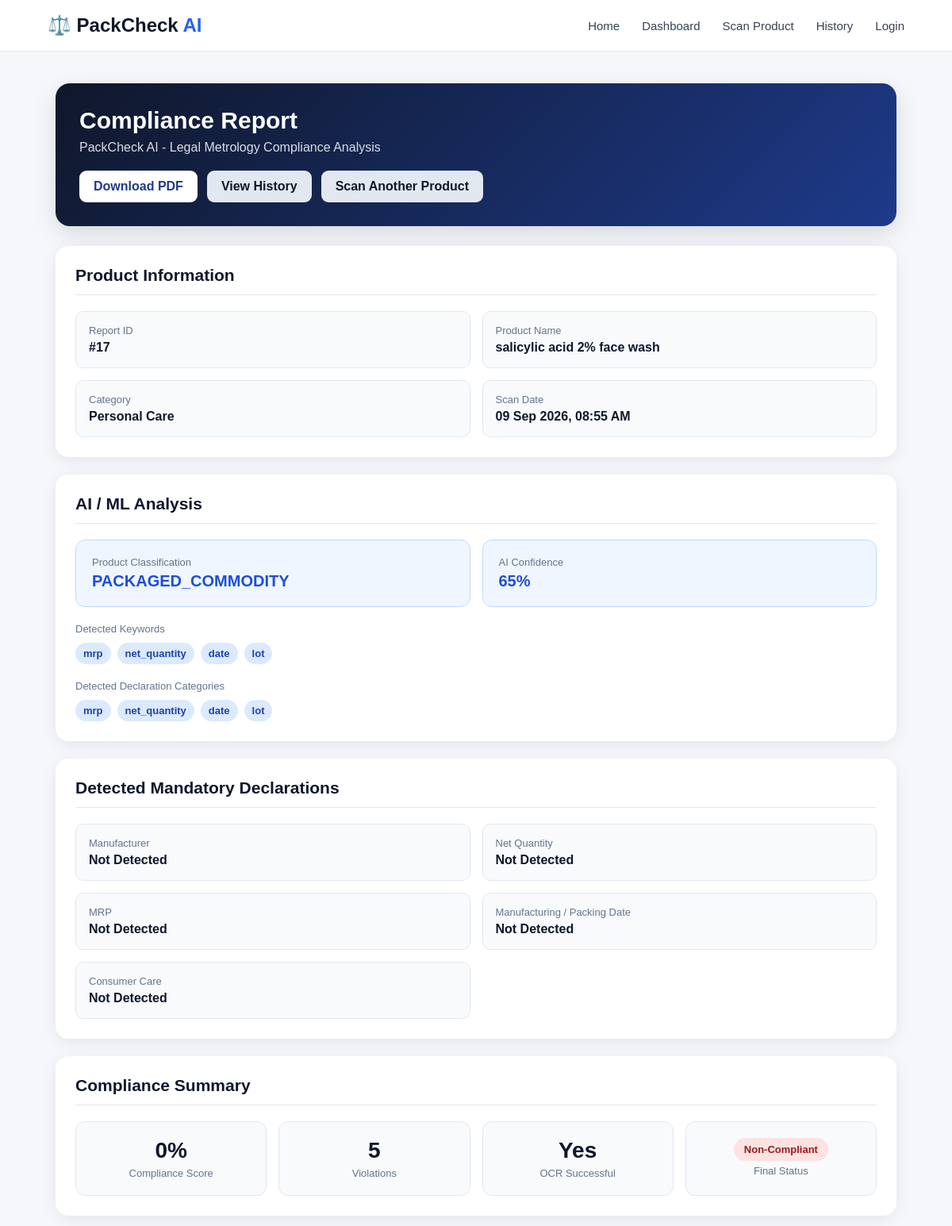
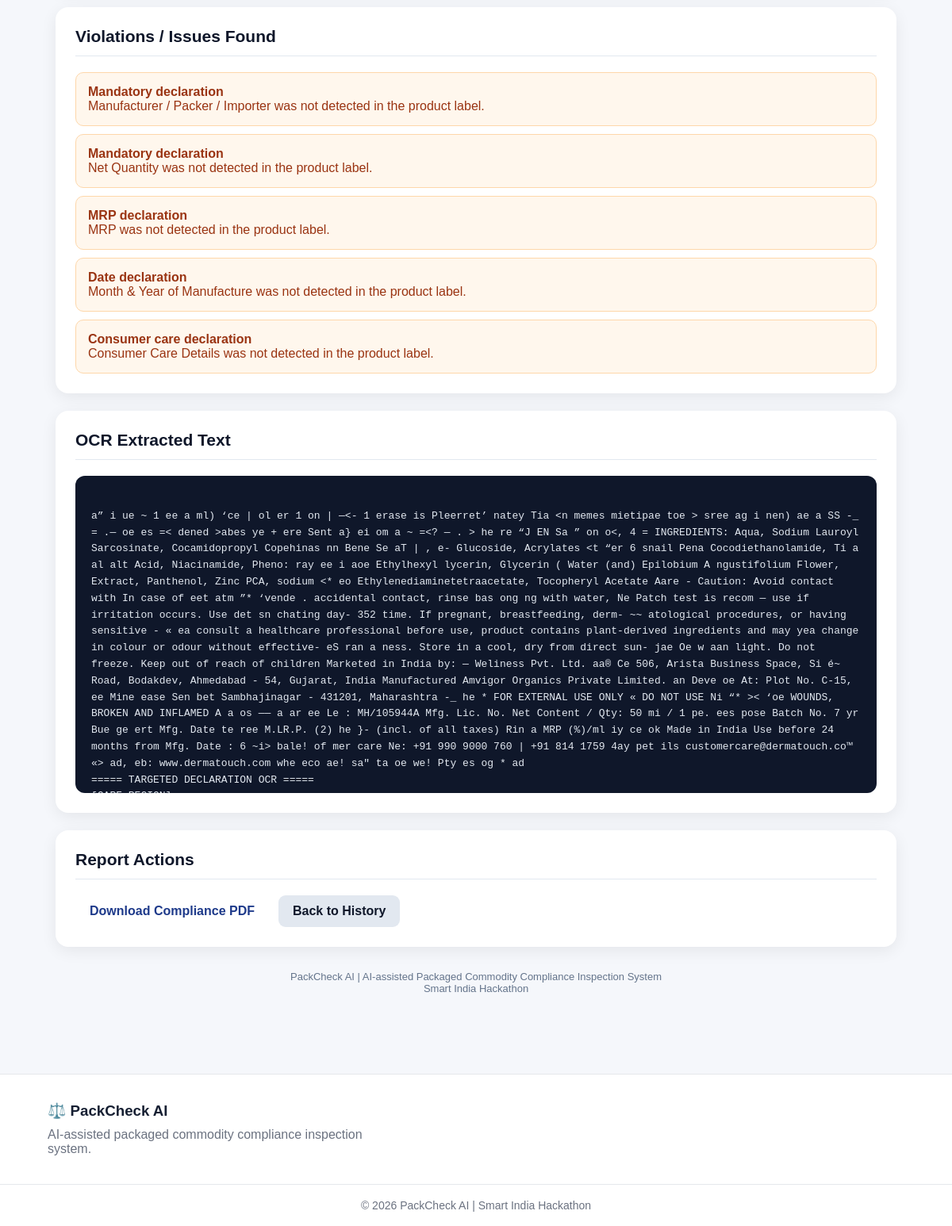
The app's page /reports/report/17/ with its own data (2 pictures, top to bottom).
### reports/models.py (models this page shows, shortened)
class ComplianceReport(models.Model):
    product_name = models.CharField(
        max_length=255,
        blank=True
    )
    category = models.CharField(
        max_length=100,
        blank=True
    )
    ocr_text = models.TextField(
        blank=True
    )
    ocr_success = models.BooleanField(
        default=False
    )
    manufacturer = models.CharField(
        max_length=500,
        blank=True,
        null=True
    )
    net_quantity = models.CharField(
        max_length=100,
        blank=True,
        null=True
    )
    mrp = models.CharField(
        max_length=100,
        blank=True,
        null=True
    )
    manufacturing_date = models.CharField(
        max_length=100,
        blank=True,
        null=True
    )
    consumer_care = models.CharField(
        max_length=500,
        blank=True,
        null=True
    )
    ml_label = models.CharField(
        max_length=100,
        blank=True,
        default="UNKNOWN"
    )
    ml_confidence = models.FloatField(
        default=0.0
    )
    detected_keywords = models.JSONField(
        default=list,
        blank=True
    )
    detected_categories = models.JSONField(
        default=list,
        blank=True
    )
    score = models.PositiveIntegerField(
        default=0
    )
    status = models.CharField(
        max_length=50,
        default="Analysis Pending"
    )
    violation_count = models.PositiveIntegerField(
        default=0
    )
    violations = models.JSONField(
        default=list,
        blank=True
    )
    created_at = models.DateTimeField(
        auto_now_add=True
    )
    updated_at = models.DateTimeField(
        auto_now=True
    )

### reports/views.py (the view)
def report_detail(request, report_id):
    compliance_report = (
        ComplianceReport.objects
        .filter(id=report_id)
        .first()
    )
    if not compliance_report:
        raise Http404("Compliance report not found.")
    context = {
        "report": compliance_report,
        "ocr_text": compliance_report.ocr_text,
        "declarations": {
            "manufacturer": compliance_report.manufacturer,
            "net_quantity": compliance_report.net_quantity,
            "mrp": compliance_report.mrp,
            "manufacturing_date": compliance_report.manufacturing_date,
            "consumer_care": compliance_report.consumer_care,
        },
        "compliance_result": {
            "score": compliance_report.score,
            "status": compliance_report.status,
            "violation_count": compliance_report.violation_count,
            "violations": compliance_report.violations,
        },
    }
    return render(
        request,
        "reports/report.html",
        context
    )

### templates/reports/report.html (shortened to what this page needs)
{% extends "base.html" %}
{% block content %}
<div class="report-page">
    {% if report %}
    <div class="report-header">
        <h1>Compliance Report</h1>
        <p>
            PackCheck AI - Legal Metrology Compliance Analysis
        </p>
        <div class="top-actions">
            <a
                href="{% url 'reports:download_pdf_specific' report.id %}"
                class="btn btn-primary"
            >
                Download PDF
            </a>
            <a
                href="{% url 'reports:history' %}"
                class="btn btn-secondary"
            >
                View History
            </a>
            <a
                href="{% url 'scanner:upload' %}"
                class="btn btn-secondary"
            >
                Scan Another Product
            </a>
        </div>
    </div>
    <div class="section">
        <h2>Product Information</h2>
        <div class="info-grid">
            <div class="info-box">
                <div class="info-label">
                    Report ID
                </div>
                <div class="info-value">
                    #{{ report.id }}
                </div>
            </div>
            <div class="info-box">
                <div class="info-label">
                    Product Name
                </div>
                <div class="info-value">
                    {{ report.product_name|default:"Not Specified" }}
                </div>
            </div>
            <div class="info-box">
                <div class="info-label">
                    Category
                </div>
                <div class="info-value">
                    {{ report.category|default:"Not Specified" }}
                </div>
            </div>
            <div class="info-box">
                <div class="info-label">
                    Scan Date
                </div>
                <div class="info-value">
                    {{ report.created_at|date:"d M Y, h:i A" }}
                </div>
            </div>
        </div>
    </div>
    <div class="section">
        <h2>AI / ML Analysis</h2>
        <div class="info-grid">
            <div class="ai-box">
                <div class="ai-label">
                    Product Classification
                </div>
                <div class="ai-value">
                    {{ report.ml_label|default:"UNKNOWN" }}
                </div>
            </div>
            <div class="ai-box">
                <div class="ai-label">
                    AI Confidence
                </div>
                <div class="ai-value">
                    {% widthratio report.ml_confidence 1 100 %}%
                </div>
            </div>
        </div>
        {% if report.detected_keywords %}
        <div style="margin-top:20px;">
            <div class="ai-label">
                Detected Keywords
            </div>
            <div class="tag-container">
                {% for keyword in report.detected_keywords %}
                    <span class="tag">
                        {{ keyword }}
                    </span>
                {% endfor %}
            </div>
        </div>
        {% endif %}
        {% if report.detected_categories %}
        <div style="margin-top:20px;">
            <div class="ai-label">
                Detected Declaration Categories
            </div>
            <div class="tag-container">
                {% for category in report.detected_categories %}
                    <span class="tag">
                        {{ category }}
                    </span>
                {% endfor %}
            </div>
        </div>
        {% endif %}
    </div>
    <div class="section">
        <h2>Detected Mandatory Declarations</h2>
        <div class="info-grid">
            <div class="info-box">
                <div class="info-label">
                    Manufacturer
                </div>
                <div class="info-value">
                    {{ report.manufacturer|default:"Not Detected" }}
                </div>
            </div>
            <div class="info-box">
                <div class="info-label">
                    Net Quantity
                </div>
                <div class="info-value">
                    {{ report.net_quantity|default:"Not Detected" }}
                </div>
            </div>
            <div class="info-box">
                <div class="info-label">
                    MRP
                </div>
                <div class="info-value">
                    {{ report.mrp|default:"Not Detected" }}
                </div>
            </div>
            <div class="info-box">
                <div class="info-label">
                    Manufacturing / Packing Date
                </div>
                <div class="info-value">
                    {{ report.manufacturing_date|default:"Not Detected" }}
                </div>
            </div>
            <div class="info-box">
                <div class="info-label">
                    Consumer Care
                </div>
                <div class="info-value">
                    {{ report.consumer_care|default:"Not Detected" }}
                </div>
            </div>
        </div>
    </div>
    <div class="section">
        <h2>Compliance Summary</h2>
        <div class="compliance-summary">
            <div class="summary-card">
                <div class="summary-number">
                    {{ report.score }}%
                </div>
                <div class="summary-label">
                    Compliance Score
                </div>
            </div>
            <div class="summary-card">
                <div class="summary-number">
                    {{ report.violation_count }}
                </div>
                <div class="summary-label">
                    Violations
                </div>
            </div>
            <div class="summary-card">
                <div class="summary-number">
                    {% if report.ocr_success %}
                        Yes
                    {% else %}
                        No
                    {% endif %}
                </div>
                <div class="summary-label">
                    OCR Successful
                </div>
            </div>
            <div class="summary-card">
                <div>
                    {% if report.status == "Compliant" %}
                        <span class="status status-compliant">
                            Compliant
                        </span>
                    {% elif report.status == "Partially Compliant" %}
                        <span class="status status-partial">
                            Partially Compliant
                        </span>
                    {% elif report.status == "Non-Compliant" %}
                        <span class="status status-non">
                            Non-Compliant
                        </span>
                    {% else %}
                        <span class="status status-pending">
                            {{ report.status }}
                        </span>
                    {% endif %}
                </div>
                <div class="summary-label">
                    Final Status
                </div>
            </div>
        </div>
    </div>
    <div class="section">
        <h2>Violations / Issues Found</h2>
        {% if report.violations %}
            {% for violation in report.violations %}
                <div class="violation">
                    {% if violation.rule %}
                        <strong>
                            {{ violation.rule }}
                        </strong>
                        <br>
                    {% endif %}
                    {% if violation.message %}
                        {{ violation.message }}
                    {% elif violation.description %}
                        {{ violation.description }}
                    {% elif violation.reason %}
                        {{ violation.reason }}
                    {% else %}
                        {{ violation }}
                    {% endif %}
                </div>
            {% endfor %}
        {% else %}
            <p class="empty">
                No violations detected.
            </p>
        {% endif %}
    </div>
    <div class="section">
        <h2>OCR Extracted Text</h2>
        {% if report.ocr_text %}
            <div class="ocr-box">
{{ report.ocr_text }}
            </div>
        {% else %}
            <p class="empty">
                No OCR text available.
            </p>
        {% endif %}
    </div>
    <div class="section">
        <h2>Report Actions</h2>
        <div class="top-actions">
            <a
                href="{% url 'reports:download_pdf_specific' report.id %}"
                class="btn btn-primary"
            >
                Download Compliance PDF
            </a>
            <a
                href="{% url 'reports:history' %}"
                class="btn btn-secondary"
            >
                Back to History
            </a>
        </div>
    </div>
    <div class="report-footer">
        PackCheck AI | AI-assisted Packaged Commodity Compliance Inspection System
        <br>
        Smart India Hackathon
    </div>
    {% endif %}
</div>
{% endblock %}

### templates/base.html (shortened to what this page needs)
{% load static %}
<!DOCTYPE html>
<html lang="en">
<head>
    <link
        rel="stylesheet"
        href="{% static 'css/style.css' %}"
    >
</head>
<body>
<header class="navbar">
    <div class="container nav-content">
        <a
            href="{% url 'dashboard:dashboard' %}"
            class="logo"
        >
            ⚖️ PackCheck
            <span>AI</span>
        </a>
        <nav>
            <a
                href="{% url 'dashboard:dashboard' %}"
            >
                Home
            </a>
            <a
                href="{% url 'dashboard:dashboard' %}"
            >
                Dashboard
            </a>
            <a
                href="{% url 'scanner:upload' %}"
            >
                Scan Product
            </a>
            <a
                href="{% url 'reports:history' %}"
            >
                History
            </a>
            <a
                href="{% url 'accounts:login' %}"
            >
                Login
            </a>
        </nav>
    </div>
</header>
<main>
    {% block content %}
    {% endblock %}
</main>
<footer>
    <div class="container footer-content">
        <div>
            <h3>
                ⚖️ PackCheck AI
            </h3>
            <p>
                AI-assisted packaged commodity
                compliance inspection system.
            </p>
        </div>
    </div>
    <div class="copyright">
        © 2026 PackCheck AI |
        Smart India Hackathon
    </div>
</footer>
</body>
</html>

### records on screen
ComplianceReport: id "17", product_name "salicylic acid 2% face wash", category "Personal Care", created_at "09 Sep 2026, 08:55 AM", ml_label "PACKAGED_COMMODITY", ml_confidence "65", manufacturer "Not Detected", net_quantity "Not Detected", mrp "Not Detected", manufacturing_date "Not Detected", consumer_care "Not Detected", score "0", violation_count "5", ocr_text "a” i ue ~ 1 ee a ml) ‘ce | ol er 1 on | —<- 1 erase is Pleerret’ natey Tia <n memes mietipae toe > sree ag i nen) ae a SS -_ = .— oe es =< dened >abes ye + ere Sent a} ei om a ~ =<? — . > he re “J EN Sa ” on o<, 4 = INGREDIENTS: Aqua, Sodium Lauroyl Sarcosinate, Cocamidopropyl Copehinas nn Bene Se aT | , e- Glucoside, Acrylates <t “er 6 snail Pena Cocodiethanolamide, Ti a al alt Acid, Niacinamide, Pheno: ray ee i aoe Ethylhexyl lycerin, Glycerin ( Water (and) Epilobium A ngustifolium Flower, Extract, Panthenol, Zinc PCA, sodium <* eo Ethylenediaminetetraacetate, Tocopheryl Acetate Aare - Caution: Avoid contact with In case of eet atm ”* ‘vende . accidental contact, rinse bas ong ng with…"

### other values on screen
{{ keyword }} "mrp" "net_quantity" "date" "lot"
{{ category }} "mrp" "net_quantity" "date" "lot"
{{ violation.rule }} "Mandatory declaration" "Mandatory declaration" "MRP declaration" "Date declaration" "Consumer care declaration"
{{ violation.description }} "Manufacturer / Packer / Importer was not detected in the product label." "Net Quantity was not detected in the product label." "MRP was not detected in the product label." "Month & Year of Manufacture was not detected in the product label." "Consumer Care Details was not detected in the product label."
